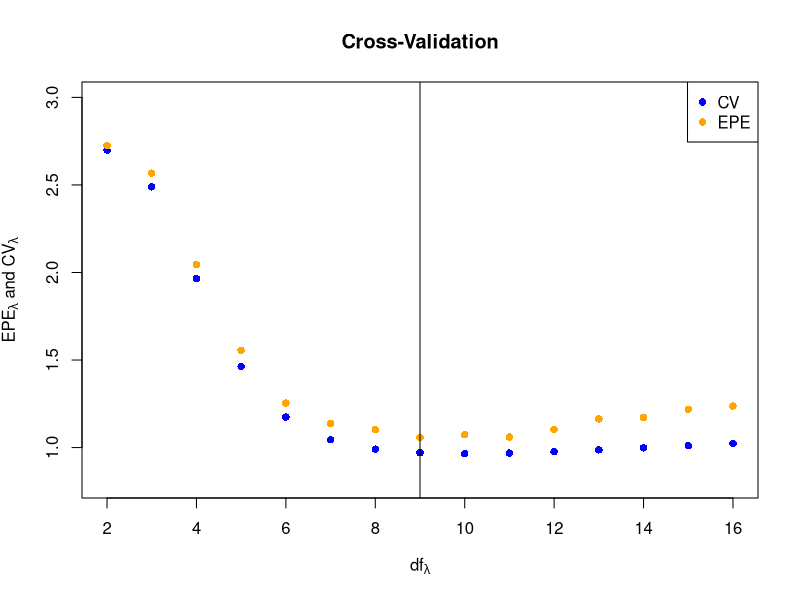
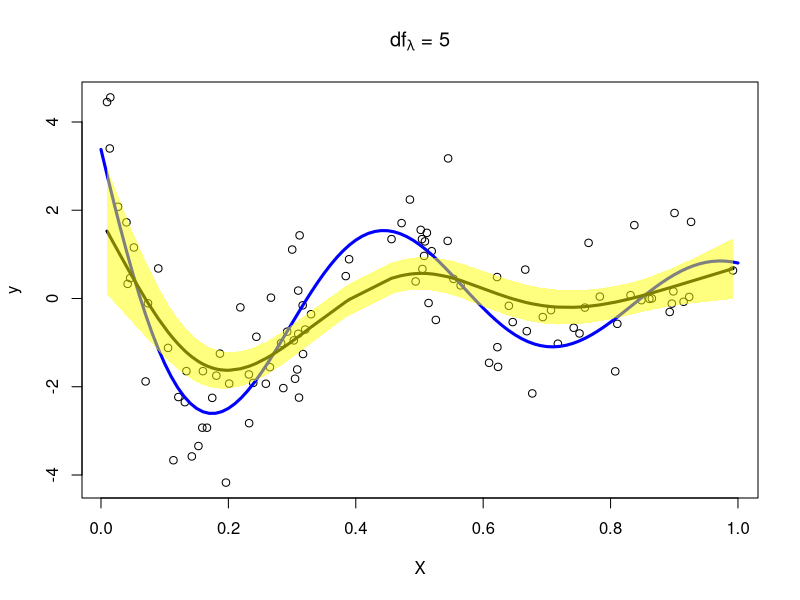
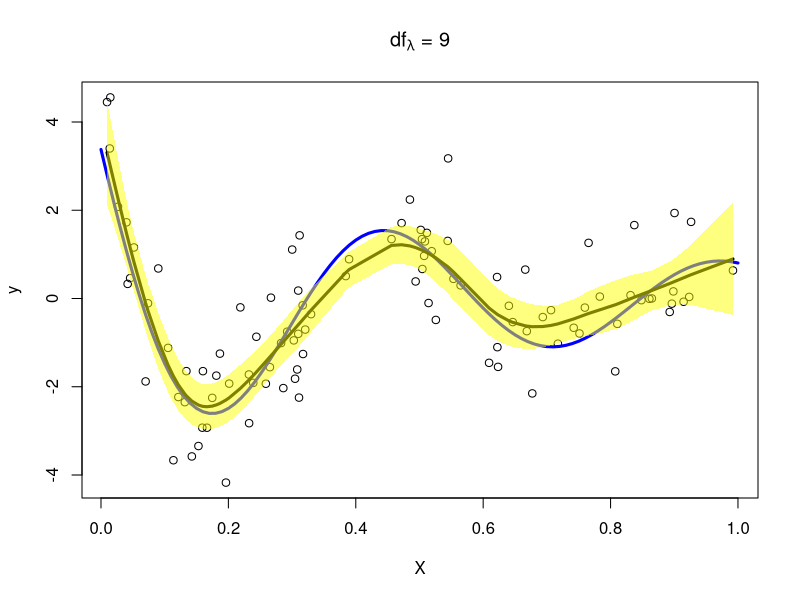
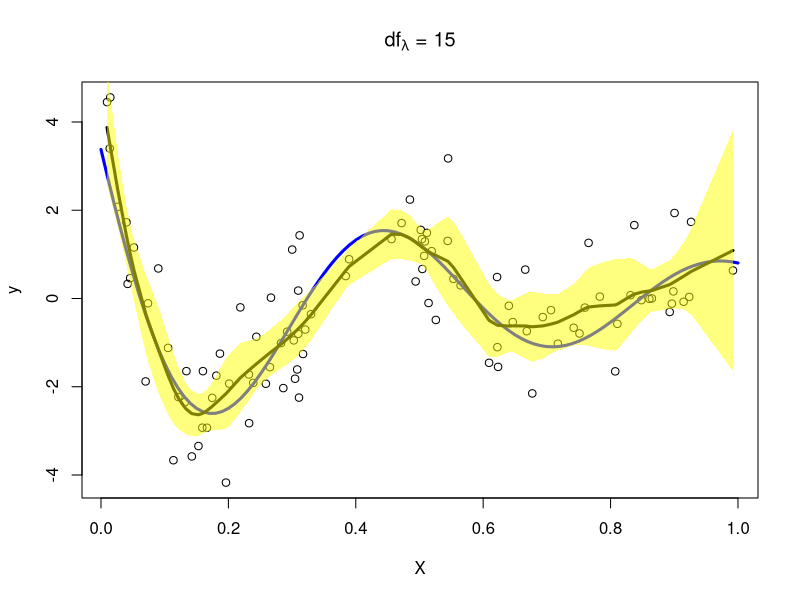
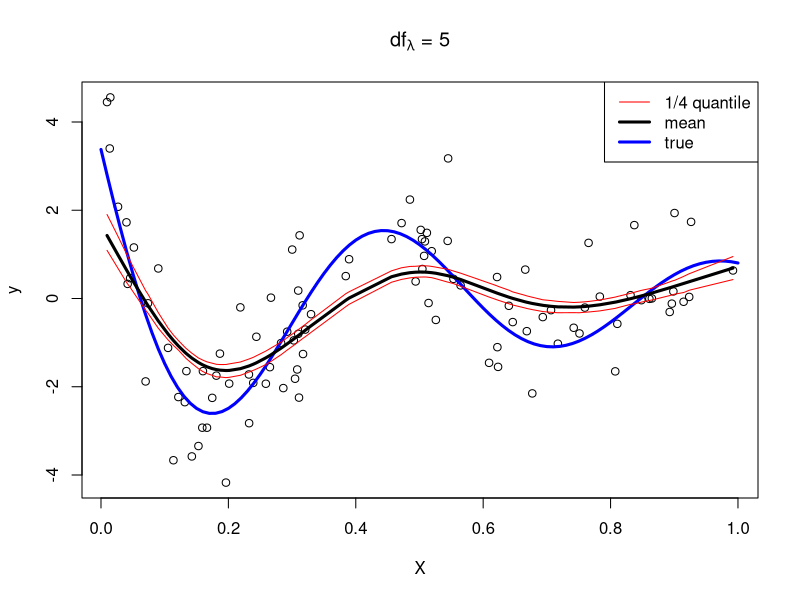
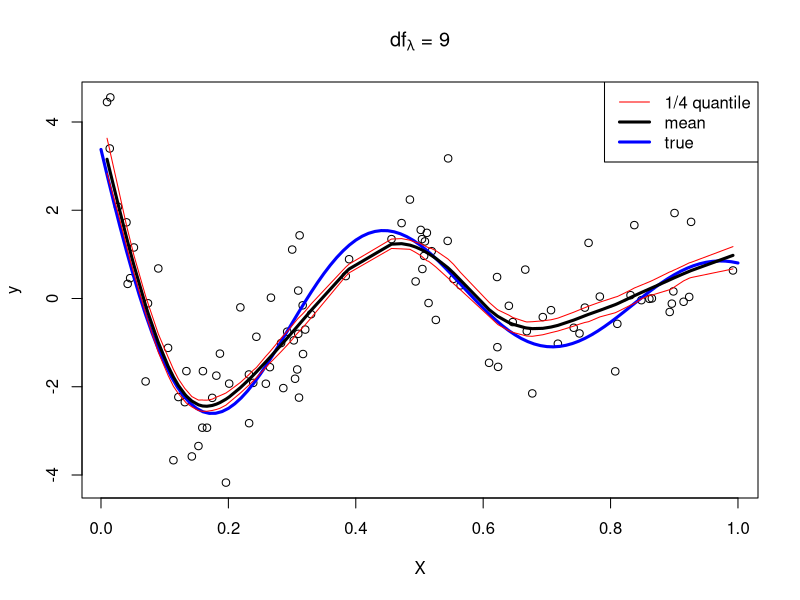
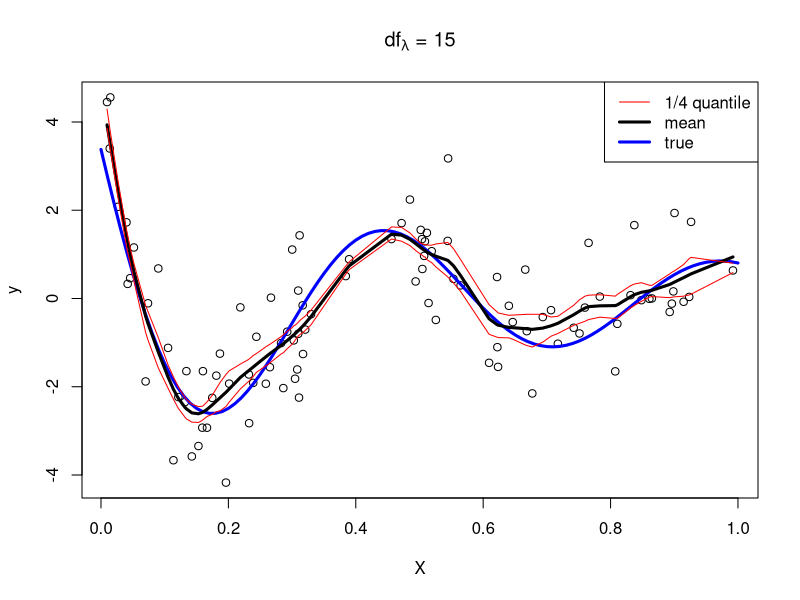

Generate these figures, in order, with R:
## ##################################################################################################################################
## R code for reproducing Fig. 5.9
## 
## author: szcf-weiya <szcfweiya@gmail.com>
## 
## refer to
##  https://esl.hohoweiya.xyz/05-Basis-Expansions-and-Regularization/5.5-Automatic-Selection-of-the-Smoothing-Parameters/index.html
## for more details
##
## ##################################################################################################################################

## generate dataset
func <- function(x)
{
  return(sin(12*(x+0.2))/(x+0.2))
}
genXY <- function(N = 100)
{
  x = runif(N)
  noise = rnorm(N)
  y = func(x) + noise
  return(list(X = x,
              Y = y))
}

mysmooth.spline <- function(X, Y, df){
  nY = length(Y)
  nX = length(X)
  cv.i = as.numeric(nX)
  if (nX != nY)
    return(0)
  # calculate LOOCV
  for (i in 1:nX){
    x = X[-i]
    y = Y[-i]
    model = smooth.spline(x, y, df = df, all.knots = TRUE)
    cv.i[i] = (Y[i] - predict(model, X[i])$y)^2
  }
  cv = mean(cv.i)
  # calculate EPE
  model.full = smooth.spline(X, Y, df = df, all.knots = TRUE)
  #Y.pred = model.full$y
  #Y.true = model.full$yin # DO NOT use Y directly, because they have reordered.
  #epe = mean(( Y.true - Y.pred)^2)
  #data.test = genXY(N = 500)
  #x.test = data.test$X
  #y.test = data.test$Y
  #y.pred = predict(model.full, x.test)$y
  #epe = mean((y.test - y.pred)^2)
  n2 = 100
  yhat = array(dim = c(n2, nY))
  epe.i = numeric(n2)
  for (i in 1:n2){
    ind = sample(N, 50)
    model = smooth.spline(X[ind], Y[ind], df = df)
    y.pred = predict(model, X[-ind])$y
    epe.i[i] = mean((y.pred - Y[-ind])^2)
    # predict the whole dataset
    yhat[i, ] = predict(model, sort(X))$y
  }
  epe = mean(epe.i)
  ## calculate the mean and sd of fitted value
  yhat.mean = apply(yhat, 2, mean)
  yhat75 = apply(yhat, 2, function(x) quantile(x, 0.75))
  yhat25 = apply(yhat, 2, function(x) quantile(x, 0.25))
  yhat.sd = apply(yhat, 2, sd)
  return(list(CV = cv, EPE = epe,
              fitted = yhat.mean, sd = yhat.sd,
              yhat75 = yhat75, yhat25 = yhat25))
}

## simulation
set.seed(1234)
N = 100
data = genXY(N)
X = data$X
Y = data$Y
nrep = 15
df.seq = (1:nrep)+1
models = vector("list", nrep)
cvs = numeric(nrep)
epes = numeric(nrep)
#crits = numeric(nrep)
# for (i in 1:nrep){
#   models[[i]] = smooth.spline(X, Y, df = df.seq[i], cv=TRUE, all.knots = TRUE)
#   cvs[i] = models[[i]]$cv.crit
#   pens[i] = models[[i]]$pen.crit/N
#   #crits[i] = models[[i]]$crit
# }

 
for (i in 1:nrep)
{
  res = mysmooth.spline(X, Y, df=df.seq[i])
  cvs[i] = res$CV
  epes[i] = res$EPE
}
## fig. 5.19 (a)
png("res-5-19a.png")
plot(df.seq, cvs, col = "blue", pch = 16, ylim = c(0.8, 3.0),
     main = "Cross-Validation",
     xlab = expression(df[lambda]),
     ylab = expression(paste(EPE[lambda], " and ", CV[lambda])))
points(df.seq, epes, col = "orange", pch = 16)
legend("topright", 
       col = c("blue", "orange"), 
       pch = c(16, 16), legend = c("CV", "EPE"))
abline(v=9)
dev.off()

## plot function for (b)-(d)
plot.lambda <- function(X, Y, lambda)
{
  res = mysmooth.spline(X, Y, lambda)
  fitted = res$fitted
  sd = res$sd
  plot(X, Y, xlab = expression(X), ylab = "y",
       main = substitute(paste(df[lambda]," = ", l), list(l=lambda)))#expression(paste(df[lambda]," = ", lambda)))
  lines(0.01*0:100, func(0.01*0:100), col = "blue", type = "l", lwd=3)
  lines(sort(X), fitted, lwd = 3)
  polygon(c(rev(sort(X)), sort(X)), c(rev(fitted-2*sd), fitted+2*sd), 
          col=rgb(1, 1, 0, 0.5), border = NA)
}



## fig. 5.19 (b)
png("res-5-19b.png")
plot.lambda(X, Y, 5)
dev.off()
## fig. 5.19 (c)
png("res-5-19c.png")
plot.lambda(X, Y, 9)
dev.off()
## fig. 5.19 (d)
png("res-5-19d.png")
plot.lambda(X, Y, 15)
dev.off()

## ######################################
## plot for ex. 5.10
## ######################################
plot.lambda2 <- function(X, Y, lambda)
{
  res = mysmooth.spline(X, Y, lambda)
  fitted = res$fitted
  sd = res$sd
  yhat75 = res$yhat75
  yhat25 = res$yhat25
  plot(X, Y, xlab = expression(X), ylab = "y",
       main = substitute(paste(df[lambda]," = ", l), list(l=lambda)))
  lines(0.01*0:100, func(0.01*0:100), col = "blue", type = "l", lwd=3)
  lines(sort(X), fitted, lwd = 3)
  lines(sort(X), yhat25, col = "red")
  lines(sort(X), yhat75, col = "red")
  #polygon(c(rev(sort(X)), sort(X)), c(rev(fitted-2*sd), fitted+2*sd), 
  #        col=rgb(1, 1, 0, 0.5), border = NA)
  legend("topright", legend = c("1/4 quantile", "mean", "true"),
         col = c("red", "black", "blue"),
         lwd = c(1, 3, 3))
}

png("res-ex-5-10-5.png")
plot.lambda2(X, Y, 5)
dev.off()
png("res-ex-5-10-9.png")
plot.lambda2(X, Y, 9)
dev.off()
png("res-ex-5-10-15.png")
plot.lambda2(X, Y, 15)
dev.off()
